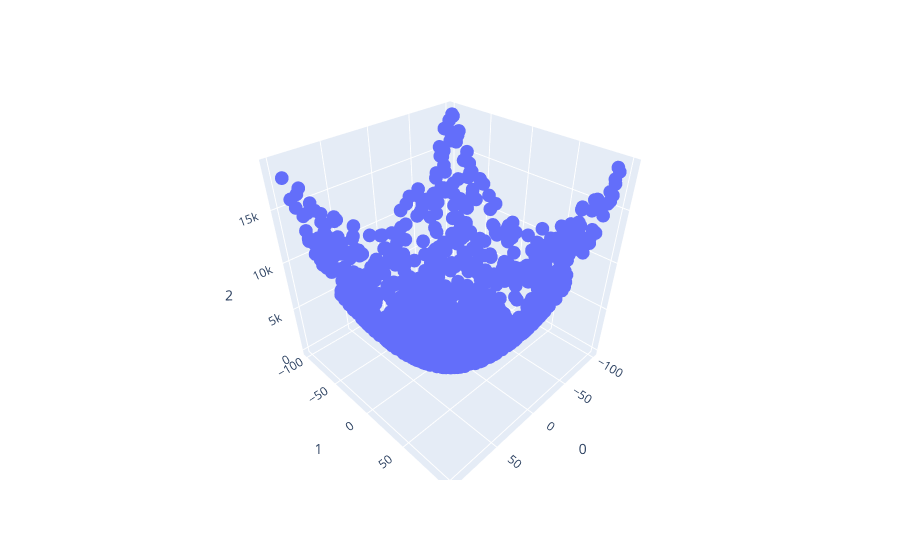

Write notebook code for a chart like this one.
### Code cell
rand = np.random.default_rng(42)

#Defining the values we talked about
a = -100
b = 100
n = int(1e3)

#Our target function f
def f(x,y):
    return x**2+y**2


xcoords = rand.uniform(low=a,high=b,size=(n,1))
ycoords = rand.uniform(low=a,high=b,size=(n,1))
noise = rand.normal(loc=0,scale=1,size=(n,1))
zcoords = f(xcoords,ycoords) + noise

dataset = np.concatenate((xcoords,ycoords,zcoords),axis=1)


#Simple scatter plot for visualisation
fig = px.scatter_3d(dataset,x=0,y=1,z=2)
fig.show()

### Figure 1 — Plotly figure (JSON) as saved in the notebook; plotly's stock layout.template omitted (floating-point values rounded to 4 significant figures; data arrays with more than 128 entries replaced by an {"elided": "..."} marker saying what was removed)
{"data": [{"hovertemplate": "0=%{x}<br>1=%{y}<br>2=%{z}<extra></extra>", "legendgroup": "", "marker": {"color": "#636efa", "symbol": "circle"}, "mode": "markers", "name": "", "scene": "scene", "showlegend": false, "type": "scatter3d", "x": {"elided": "1000 float values"}, "y": {"elided": "1000 float values"}, "z": {"elided": "1000 float values"}}], "layout": {"legend": {"tracegroupgap": 0}, "margin": {"t": 60}, "scene": {"domain": {"x": [0, 1], "y": [0, 1]}, "xaxis": {"title": {"text": "0"}}, "yaxis": {"title": {"text": "1"}}, "zaxis": {"title": {"text": "2"}}}}}
